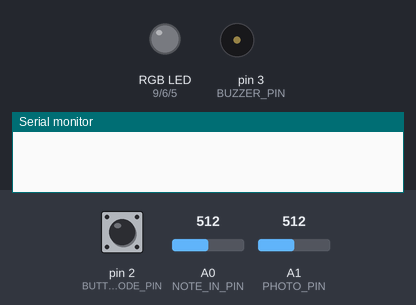
Bench run of a sketch on a simulated Arduino Uno, built with avr-gcc and run on an emulated ATmega328P. Shown: an RGB LED mixed from three pins (HIGH = lit), buzzer (waves = sounding), the last lines printed to the serial monitor. Inputs (shaded band) come from the test bench; at power-on: pin 2 (BUTTON_MODE_PIN) LOW, A0 (NOTE_IN_PIN) = 512, A1 (PHOTO_PIN) = 512.

Above: at 1.2 s.
1.3 s: pin 2 (BUTTON_MODE_PIN) pulled HIGH for 1 s
At 3.1 s:
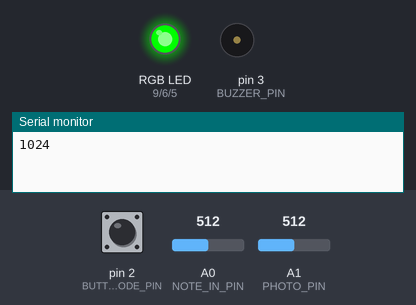
4.0 s: pin 2 (BUTTON_MODE_PIN) pulled HIGH for 0.15 s
At 5.6 s:
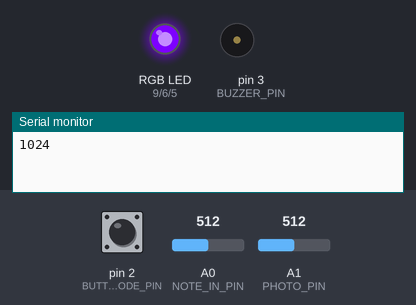
5.9 s: pin 2 (BUTTON_MODE_PIN) pulled HIGH for 3.2 s
At 10.7 s:
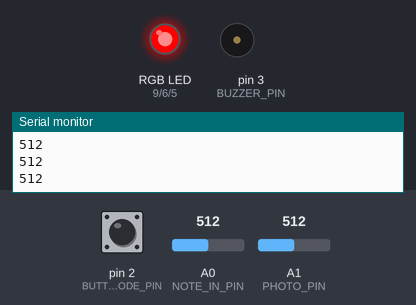
Timing chart, 0 to 12.2 s (numbered marks = the images above; inputs shaded):
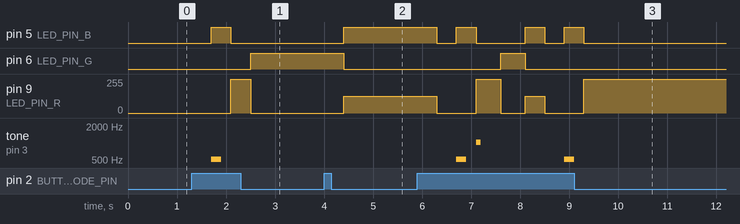

Measured:
- after the input at 1.3 s, pin 5 (LED_PIN_B): LOW → HIGH after 0.40 s, → LOW 0.40 s later; pin 6 (LED_PIN_G): LOW → HIGH after 1.2 s; pin 9 (LED_PIN_R): 0/255 → 255/255 after 0.80 s, → 0/255 0.40 s later; tone on pin 3 (BUZZER_PIN): silent → 512 Hz after 0.40 s, → silent 0.20 s later
- after the input at 4.0 s, pin 5 (LED_PIN_B): LOW → HIGH after 0.40 s; pin 6 (LED_PIN_G): HIGH → LOW after 0.40 s; pin 9 (LED_PIN_R): 0/255 → 125/255 after 0.40 s
- after the input at 5.9 s, pin 5 (LED_PIN_B): goes LOW 0.40 s, HIGH 0.40 s, LOW 1.0 s, HIGH 0.40 s, LOW 0.40 s, HIGH 0.40 s, then LOW, starting after 0.40 s; pin 6 (LED_PIN_G): LOW → HIGH after 1.7 s, → LOW 0.50 s later

The sketch:

Leung_Cayla_etudeThree.ino
```cpp
/**********************ETUDE 3 CART 360 2017*******************************
 * WELCOME! IN THIS ETUDE WE WILL USE TIMERS & THE RUNNING AVERAGE
 * THE PURPOSE OF THIS EXERCISE IS EXTEND ETUDE_2 WITH THE FOLLOWING FUNCTIONALITY:
 * 1/ WE WILL CHANGE THE RECORD MODE SUCH THAT IT NOT ONLY RECORDS THE NOTE BUT THE DURATION THAT NOTE WAS PRESSED AS WELL
 * WE WILL ALLOW A USER TO HOLD DOWN A BUTTON FOR A MAXIMUM OF 5 SECONDS
 * 2/ WE WILL ADD A PHOTOCELL TO INCORPORATE FREQUENCY MODULATION - WHEN YOU PRESS A BUTTON AND AFFECT THE PHOTOCELL,
 * THE FREQUENCY WILL CHANGE
 * 3/ IN RECORD MODE -YOU WILL PLAY THE NOTE LIVE WITH THE LIVE VALUE OF THE PHOTOCELL, IN PLAYBACK YOU WILL USE THE AVERAGE
 * PHOTOCELL VALUE AS AN OFFSET TO THE FREQUENCY
 * 4/ WE WILL HAVE A NEW PLAYMODE WHICH WILL PLAYBACK THE FREQUENCY+AVERAGE PHOTO VAL AND THE DURATION ASSOCIATED WITH THE NOTE
 * 5/ ADDITIONALLY, IN PLAYBACK, THE LED COLOR WILL CHANGE BRIGHTNESS ACCORDING TO THE NOTE VALUE
 * 6/ RE-IMPLEMENT THE LIVE MODE TO INCORPORATE THE PHOTOCELL VALUE
 * PLEASE NOTE:: THE OTHER NEW FUNCTIONS(BESIDES 6/)TO IMPLEMENT ARE AT THE BOTTOM OF THE CODE...


 * PLEASE FOLLOW THE INSTRUCTIONS IN THE COMMENTS:
 * DO NOT ADD ANY MORE FUNCTION DEFINITIONS
 * ONLY IMPLEMENT THE FUNCTION DEFINITIONS SUPPLIED
 * THERE IS NO NEED TO ADD ANY NEW VARIABLES OR CONSTANTS
 * PROVIDE COMMENTS FOR ANY OF THE CODE IMPLEMENTED
 * GOOD LUCK!
 */
/**** CONSTANTS ********************************************************/

#define BUTTON_MODE_PIN 2 // Button to change the mode

// constants for RGB LED
/*
 * I had to change my RGB colors to 965 instead of 569.
 */
#define LED_PIN_R 9 // R PIN
#define LED_PIN_G 6 // G PIN
#define LED_PIN_B 5 // B PIN

// constant for note in (button-resistor ladder on breadboard)
# define NOTE_IN_PIN A0

//constant for max number of notes in array
#define MAX_NOTES 16

// a constant for duration
const int duration =200;

// constant for pin to output for buzzer
#define BUZZER_PIN 3 // PWM

// constant for input from photo cell
#define PHOTO_PIN A1

// constant for size of running samples array (for averging)
#define RUNNING_SAMPLES 16

// max pressing time
const int MAX_PRESS_TIME = 5000;

/******** VARIABLES *****************************************************/
// counter for how many notes we have
int countNotes =0;
// array to hold the notes played (for record/play mode)
int notes [MAX_NOTES];
int mode =0; // start at off
/******** VARIABLES FOR ETUDE 3 *****************************************************/
// NEW FOR ETUDE 3: array to hold durations
// will be a parallel array to the notes array -
// meaning that at index 0 of notes[] is stored the 1st frequency, and at index 0 of
// the durations array  is stored the 1st duration for THAT note....
int durations [MAX_NOTES];

// boolean to determine if a note button was being pressed:
boolean activeNoteButton = false;

// keep track of the active frequency
int activeFrequency = 0;

// keep track of offset Freq generated by the photocell
int offsetFrequency = 0;

// keep track of average Freq generated by the photocell
int averageOffsetFreq = 0;

// timer vars
unsigned long timePassed;
unsigned long startTime;

// var to hold the note pressed
int testNote;

// vars for averageing
int runningAverageBuffer[RUNNING_SAMPLES];
int nextCount = 0;

/*************************************************************************/


/**********************SETUP() DO NOT CHANGE*******************************/
// Declare pin mode for the single digital input
void setup()
{
  Serial.begin(9600);
  pinMode(BUTTON_MODE_PIN, INPUT);
}

/**********************LOOP() DO NOT CHANGE *******************************
 * INSTRUCTIONS:
 * There is NO NEED to change the loop - it establishes the flow of the program
 * We call here 3 functions repeatedly:
 * 1: chooseMode(): this function will determine the mode that your program is in
 * based on if the button (linked to the BUTTON_MODE_PIN) was pressed
 * 2: setRGB(): will set the color of the RGB LED based on the value of the mode variable
 * 3: selectMode(): will determine which function to call based on the value of the mode variable

**************************************************************************/
void loop()
{
  chooseMode();
  setRGB();
  selectMode();
}
/******************CHOOSEMODE() *********************************
 * INSTRUCTIONS:
 * Read the value from the Button (linked to the BUTTON_MODE_PIN) and
 * if is being pressed then change the mode variable.
 * REMEMBER:
 * mode == 0 is reset
 * mode == 1 is live
 * mode == 2 is record
 * mode == 3 is play
 * mode == 4 is loopMode
 * Every time the user presses the button, the program will go to the next mode,
 * once it reaches 4, it should go back to mode == 0.
 * (i.e. if mode ==2 and we press, then mode ==3) ...
**************************************************************************/
void chooseMode(){
  if (digitalRead(BUTTON_MODE_PIN) == HIGH)
  {
    delay(400);
    if (mode < 4) mode++;
    else mode = 0;
  }
}

/******************SETRGB()*********************************************
 * INSTRUCTIONS:
 * Depending on the value of the mode variable:
 * if the mode is 0 - RGB LED IS OFF
 * if the mode is 1 - RGB LED IS BLUE
 * if mode is 2 - RGB LED IS RED
 * if mode is 3 - RGB LED IS GREEN
 * if mode is 4 - RGB LED iS PURPLE
 * YOU MUST USE A SWITCH CASE CONSTRUCT (NOT A SERIES OF IF / ELSE STATEMENTS
**************************************************************************/
void setRGB()
{
  switch (mode)
  {
    case 0:
      {
        analogWrite(LED_PIN_R, 0);   // Turn on the LED -R
        analogWrite(LED_PIN_G, 0);   // Turn on the LED -G
        analogWrite(LED_PIN_B, 0);   // Turn on the LED -B
        break;
      }
    case 1:
      {
        analogWrite(LED_PIN_R, 0);   // Turn on the LED -R
        analogWrite(LED_PIN_G, 0);   // Turn on the LED -G
        analogWrite(LED_PIN_B, 255);   // Turn on the LED -B
        break;
      }
    case 2:
      {
        analogWrite(LED_PIN_R, 255);   // Turn on the LED -R
        analogWrite(LED_PIN_G, 0);   // Turn on the LED -G
        analogWrite(LED_PIN_B, 0);   // Turn on the LED -B
        break;
      }
    case 3:
      {
        analogWrite(LED_PIN_R, 0);   // Turn on the LED -R
        analogWrite(LED_PIN_G, 255);   // Turn on the LED -G
        analogWrite(LED_PIN_B, 0);   // Turn on the LED -B
        break;
      }

    case 4:
      {
        analogWrite(LED_PIN_R, 125);   // Turn on the LED -R
        analogWrite(LED_PIN_G, 0);   // Turn on the LED -G
        analogWrite(LED_PIN_B, 255);   // Turn on the LED -B
        break;
      }
    default:
      {
        // do nothing
        break;
      }
  }
}
/**********************SELECTMODE() *******************************
 * INSTRUCTIONS:
 * There is NO NEED to change this function - it selects WHICH function should run based on the mode variable
 * There are 4 possibilities
 * 1: reset(): this function will reset any arrays etc, and will do nothing else
 * 2: live(): this function will play the corresponding notes
 * to the user pressing the respective buttons.
 * NOTE:: the notes played are NOT stored
 * 3: record(): this function will play the corresponding notes
 * to the user pressing the respective buttons
 * AND will STORE up to 16 consecutive notes in an array.
 * 4: play(): this function will playback any notes stored in the array that were recorded
 * in the previous mode
 * 5: loopMode(): this function will playback any notes stored in the array that were recorded,
 * BUT unlike the previous mode, you can choose in which sequence the notes are played.
 * REQUIRED: only play notes from the array (no live stuff)

******************************************************************************/
void selectMode()
{
  if(mode ==0) {
    reset();
  }
  else if(mode ==1) {
    live();
  }
  else if(mode ==2) {
    //record();
    /******NEW*********/
    recordWithDuration();
  }

  else if(mode ==3) {
    //play();
    /******NEW*********/
    playWithDuration();
  }

   else if(mode ==4) {
    loopMode();
  }
}
/******************RESET() **************************************
 * INSTRUCTIONS:
 * this function should ensure that any notes recorded are no longer available
**************************************************************************/
void reset()
{
 countNotes = 0;

}
/******************LIVE()  - RE-IMPLEMENT **************************************
 * INSTRUCTIONS:
 * this function will play the corresponding notes
 * to the user pressing the respective buttons
 * NOTE:: the notes played are NOT stored
 * SO: you need read in the input from the analog input (linked to the button-resistor ladder combo)
 * ALSO - get the value of the photo cell and combine it with the note frequency
 * THEN - output the note to the buzzer using the tone() function, as 3rd argument
 * make the duration value == to 100
**************************************************************************/
void live()
{
    offsetFrequency = getPhotoFrequency();
     testNote = analogRead(NOTE_IN_PIN);

    if (testNote > 8) {
    testNote = testNote + offsetFrequency;

    //Serial.println (offsetFrequency);
    //Buzzer_pin= button, soundValue = frequency
    tone(BUZZER_PIN,(analogRead(NOTE_IN_PIN)+ offsetFrequency)/2,duration);
   // output sound
  }
}

/******************LOOPMODE(): DONE************************************
 * INSTRUCTIONS:
 * this function will playback any notes stored in the array that were recorded
 * in the previous mode
 * SO: you need to go through the array of values (be careful - the user may not have put in MAX_NOTES)
 * READ values IN ANY ORDERING (You MUST use the array - but you can determine your own sequence)
 * AND output each note to the buzzer using the tone() function
 * ALSO: as long as we are in this mode, the notes are played over and over again
 * BE CAREFUL: make sure you allow for the user to get to another mode from the mode button...
**************************************************************************/
void loopMode()
{
  for (int i = 0; i < countNotes; i++)
  {
    /* https://www.arduino.cc/en/Reference/Tone */
    tone(BUZZER_PIN, notes[i], duration);
    delay(duration); // wait for tone to finish
    //check if mode button is pressed
    if (digitalRead(BUTTON_MODE_PIN) == HIGH) {
      break;
    }
  }
  for (int i = countNotes - 1; i >= 0; i--)
  {
    /* https://www.arduino.cc/en/Reference/Tone */
    tone(BUZZER_PIN, notes[i], duration);
    delay(duration); // wait for tone to finish
    //check if mode button is pressed
    if (digitalRead(BUTTON_MODE_PIN) == HIGH) {
      break;
    }
  }
}

/******************RECORDWITHDURATION(): IMPLEMENT *********************************
 * INSTRUCTIONS:
 * this function will play the corresponding notes
 * to the user pressing the respective buttons
 * AND will STORE up to 16 consecutive notes in an array.
 * It will ALSO use a timer to keep track of how long the current note button has been pressed
 * It will ALSO sample the photocell value to be used live as well as well as calling the function to calculate
 * the running average of the photocell value
 * SO:I have implemented a basic framework for you to follow - the basic state machine.
 * YOUR JOB is to implement the NEW functions that get called within the framework...
**************************************************************************/
void recordWithDuration()
{

  // theAdnuster is 30 because it is present to have a little noise.
  int theAdjuster = 30;
  // This indicates that it will not store more than 16 notes which are MAX_NOTES
  if (countNotes < MAX_NOTES)
  {
    Serial.println(testNote);
    // testNote will read the value once the button is pressed down.
    testNote = analogRead(NOTE_IN_PIN);
    /*** STATE A::: *******************************************
     *  IF the testNote is > min AND the timer has not reached 5 secs:
     *  This means we are pressing on a note button
     */
    if (testNote > theAdjuster && (timePassed < MAX_PRESS_TIME)) {
      /*** STATE AA::: *******************************************
       *  IF the boolean is false it means we have just started to press the button
       *  YOU now need to implement the function below which will set up all things
       *  required to have a new timer
      */
      if (activeNoteButton == false)
      {
      /*** FUNCTION TO IMPLEMENT ***/
       startUpTimer();

      }
     /*** STATE AA::: *******************************************
       *  IF the boolean is true it means we are continuing to press the button
       *  YOU now need to implement the function below which will allow for
       *  1/ timer to be updated
       *  2/ get the photoCell Value
       *  3/ get the current running average
      */
      else
      { // update the timer
         /*** FUNCTION TO IMPLEMENT ***/
        updateTimer();
         /*** FUNCTION TO IMPLEMENT ***/
        offsetFrequency = getPhotoFrequency();
         /*** FUNCTION TO IMPLEMENT ***/
        playCurrentNote();
         /*** FUNCTION TO IMPLEMENT ***/
        averageOffsetFreq = getRunningAverage();
       }
    }
     /*** STATE B::: *******************************************
     *  IF the testNote is > min AND the timer HAS reached 5 secs:
     *  then WRITE the code to turn OFF the buzzer.
     */
    else if (testNote > theAdjuster && (timePassed > MAX_PRESS_TIME))
    {
     noTone(BUZZER_PIN);
     //break;
      // WRITE the code to turn OFF the buzzer
    }
     /*** STATE C::: *******************************************
     *  IF the testNote is < min AND the boolean is true
     *  this means we have STOPPED pressing the button
     *  YOU: need to implement the function to update the arrays etc
     */
    else if ((testNote <= theAdjuster && activeNoteButton == true)) {
       /*** FUNCTION TO IMPLEMENT ***/
      updateArraysWithNoteAndTimings();
    }

  }

}

/******************STARTUPTIMER(): IMPLEMENT *********************************
 * INSTRUCTIONS:
 * this function will set all required variables to reset the timer
**************************************************************************/
void startUpTimer()
{
  //IMPLEMENT
 /*
  * This was taken from the demo i. This function will allow
  * the timer to reset.
  */
  startTime=millis();
  activeNoteButton = true;
  timePassed = 0;

  activeFrequency = testNote;

}
/******************UPDATETIMER(): IMPLEMENT *********************************
 * INSTRUCTIONS:
 * this function will update the current timer
**************************************************************************/
void updateTimer()
{
  /*
     * This was taken from the demo i.
     * Time recording of the time passed minus the initial start time.
     */
   timePassed = millis() - startTime ;
}
/******************PLAYCURRENTNOTE(): IMPLEMENT *********************************
 * INSTRUCTIONS:
 * this function will play the current note being pressed in RecordDuration mode
 * and the frequency should be note value + offset from photocell
 * add as the 3rd parameter to the tone() a duration of 100
**************************************************************************/
void playCurrentNote()
{
    //IMPLEMENT
    /*
     * Tone will play according to the note being pressed in RecordDuration
     * while it will depend on how the photocell is reacting. The Duration is
     * added at the end in the ().
     */
    tone(BUZZER_PIN,(analogRead(NOTE_IN_PIN) + offsetFrequency),100);


}
/******************UPDATEARRAYSWITHNOTEANDTIMINGS(): IMPLEMENT *********************************
 * INSTRUCTIONS:
 * this function will handle the case where the note is no longer being pressed:
 * you need to update the arrays
 * NOTE: please for the note value  - combine with the running average val from the photocell
 * reset the necessary booleans
 * reset any counters
**************************************************************************/
void updateArraysWithNoteAndTimings()
{
 //IMPLEMENT
 /*
  * This function is about updating information.
  * In order for the sound to update,note[countNotes] is adding the frequency
  * values from the photocell. Countnotes +++ will enable the countnotes to update.
  *
  */
 notes[countNotes] = activeFrequency + averageOffsetFreq;
   //This indicates that we're updating the time that has passed for each note.
   durations[countNotes] = timePassed;
   countNotes++;
  //This will reset for each note.
  timePassed = 0;
  activeNoteButton = false;

}
/******************GETPHOTOFREQUENCY(): IMPLEMENT *********************************
 * INSTRUCTIONS:
 * this function will get input from the photocell
 * please scale and return the value accordingly
**************************************************************************/
int getPhotoFrequency()
{
  return analogRead (PHOTO_PIN);
}

/******************GETRUNNINGAVERAGE(): IMPLEMENT *********************************
 * INSTRUCTIONS:
 * this function should compute the running average of the photcell value (returned from the
 * getPhotoFrequency() function).
**************************************************************************/
int getRunningAverage()
{
   /* This is a way to filter noisy date by averaging.
    * With the numbers of measurements we include in the average,
    * the more noise will be removed.
    * Running average filter function was used here to filter the amount of time.
    * This was taken from the power point.
    * Return averageVal = makes the code ouput into the arduino.
   */
 //IMPLEMENT
 runningAverageBuffer[nextCount] = offsetFrequency;
 nextCount++;
 if (nextCount >= RUNNING_SAMPLES)
 nextCount = 0;
 int currentSum= 0;
 for(int i=0; i< RUNNING_SAMPLES; i++){
 currentSum+= runningAverageBuffer[i];
 }
 int averageVal = currentSum / RUNNING_SAMPLES;
 delay(100);
return averageVal;
}
/******************COLORLED(): IMPLEMENT *********************************
 * INSTRUCTIONS:
 * this function will change the color of the led (in playback mode) to have the brightness
 * adjusted according to the frequency of the note being played (range : 0-255)
**************************************************************************/
void colorLED(int col)
{
  analogWrite(LED_PIN_R, 0);   // Turn on the LED -R
  analogWrite(LED_PIN_G, col);   // Turn on the LED -G
  analogWrite(LED_PIN_B, 0);   // Turn on the LED -B

}
/******************PLAYWITHDURATION(): IMPLEMENT *********************************
 * INSTRUCTIONS:
 * this function will got through the notes array and play back the note and
 * its corresponding duration value.
 * NOTE: we have not implemented any case/code for pauses  - this can be a fixed value
 * ALSO: call the function to change the color of the LED using the correct argument.
 * ALSO: note that the mode button will not be super responsive UNLESS you press the button
 * continuously - that is ok for this etude.
**************************************************************************/
void playWithDuration()
{
  //IMPLEMENT
  /* When this void is called, the for loop will count how long it has been pressed using the duration delay.
   *  It will play it back with the delay.
   */
    for (int i = 0; i <= countNotes; i++) {
      tone(BUZZER_PIN, notes[i], durations[i]);
      delay(durations[i]);
      delay(100);
    }

}

/******************PLAY(): SOLUTION: ETUDE_2 ************************************
 * INSTRUCTIONS:
 * this function will playback any notes stored in the array that were recorded
 * in the previous mode
 * SO: you need to go through the array of values (be careful - the user may not have put in MAX_NOTES)
 * READ each value IN ORDER
 * AND output each note to the buzzer using the tone() function
 * ALSO: as long as we are in this mode, the notes are played over and over again
 * BE CAREFUL: make sure you allow for the user to get to another mode from the mode button...
**************************************************************************/
void play()
{

  for(int i=0; i<countNotes;i++)
  {
    /* https://www.arduino.cc/en/Reference/Tone */
    tone(BUZZER_PIN, notes[i], duration);
    // The delay will wait for the tone to stop playing.
    delay(duration);
    //This is verify if the button is pressed.
    if(digitalRead(BUTTON_MODE_PIN) ==HIGH){break;}
  }
}
/******************RECORD(): SOLUTION_ETUDE_2 **********************************
 * INSTRUCTIONS:
 * this function will play the corresponding notes
 * to the user pressing the respective buttons
 * AND will STORE up to 16 consecutive notes in an array.
 * SO:you need read in the input from the analog input (linked to the button-resistor ladder combo)
 * AND - output the note to the buzzer using the tone() function
 * THEN store that note in the array  - BE CAREFUL - you can only allow for up to MAX_NOTES to be stored
********************************************************************************/
void record()
{

  if(countNotes < MAX_NOTES)
  {
    // This will add a note to the array if a value is present.
    int testNote = analogRead(NOTE_IN_PIN);
    if(testNote>0)
    {
      notes[countNotes] = testNote;
       // The delay will wait for the tone to stop playing
      tone(BUZZER_PIN, notes[countNotes], duration);

      delay(duration);
      countNotes++;
      delay(100);


    }

  }
}
/*********************************************************************************/
```
